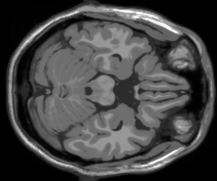
%> input picture Assignment3/Q3/data/slice_50.png, 217 x 181 px
$ octave Q3.m   (GNU Octave 9; MATLAB toolbox functions it lacks are replaced by stand-ins)
%> lines starting %> are read from the running program, lines starting %| are printed output that depends on the picture
### Assignment3/Q3/code/padding.m
function img_padded = padding(img)
    [m,n] = size(img);
    m = (255 - m)/2;
    n = (255 - n)/2;
    img_padded = padarray(img, [m,n], 0, 'both');
end

### Assignment3/Q3/code/filtered_bp.m
function img_recon = filtered_bp(img,angles)
    img = padding(img);
    R_img = radon(img, angles);
    img_recon = iradon(R_img, angles,'linear','Ram-Lak',1,255);
end

### Assignment3/Q3/code/Q3.m
x_50 = im2double(imread("..data/slice_50.png"));
%> x_50: size 181x217 double; min 0, max 1, mean 0.27
x_51 = im2double(imread("..data/slice_51.png"));
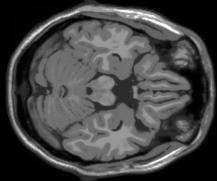
%> input picture Assignment3/Q3/data/slice_51.png, 217 x 181 px
%> x_51: size 181x217 double; min 0, max 1, mean 0.269
x_52 = im2double(imread("..data/slice_52.png"));
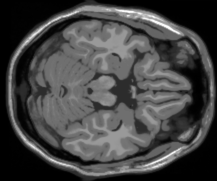
%> input picture Assignment3/Q3/data/slice_52.png, 217 x 181 px
%> x_52: size 181x217 double; min 0, max 1, mean 0.268
x_53 = im2double(imread("..data/slice_53.png"));
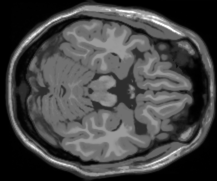
%> input picture Assignment3/Q3/data/slice_53.png, 217 x 181 px
%> x_53: size 181x217 double; min 0, max 1, mean 0.271
x_54 = im2double(imread("..data/slice_54.png"));
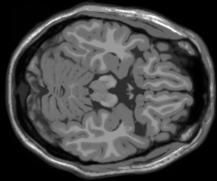
%> input picture Assignment3/Q3/data/slice_54.png, 217 x 181 px
%> x_54: size 181x217 double; min 0, max 1, mean 0.274
x_55 = im2double(imread("..data/slice_55.png"));
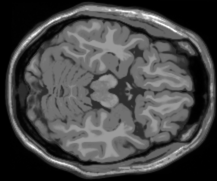
%> input picture Assignment3/Q3/data/slice_55.png, 217 x 181 px
%> x_55: size 181x217 double; min 0, max 1, mean 0.28

%%%  Q3 part a answer

angles = 180*rand(1,18);
recon_ramlak_x_50 = filtered_bp(x_50,angles);
recon_ramlak_x_51 = filtered_bp(x_51,angles);
recon_ramlak_x_52 = filtered_bp(x_52,angles);
recon_ramlak_x_53 = filtered_bp(x_53,angles);
recon_ramlak_x_54 = filtered_bp(x_54,angles);
%> in filtered_bp (call 5), `img_recon = iradon(R_img, angles,'linear','Ram-Lak',1,255);`:
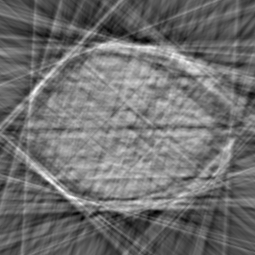
%> img_recon: size 255x255 double; min -0.704, max 1.26, mean 0.159; drawn with min black and max white
recon_ramlak_x_55 = filtered_bp(x_55,angles);

figure();
imshow(recon_ramlak_x_50);
colormap('gray');
title("Slide 50, Filtered Backprojection using Ram-Lak filter");
colorbar;

figure();
imshow(recon_ramlak_x_51);
colormap('gray');
title("Slide 51, Filtered Backprojection using Ram-Lak filter");
colorbar;

figure();
imshow(recon_ramlak_x_52);
colormap('gray');
title("Slice 52, Filtered Backprojection using Ram-Lak filter");
colorbar;

figure();
imshow(recon_ramlak_x_53);
colormap('gray');
title("Slice 53, Filtered Backprojection using Ram-Lak filter");
colorbar;

figure();
imshow(recon_ramlak_x_54);
colormap('gray');
title("Slice 54, Filtered Backprojection using Ram-Lak filter");
colorbar;

figure();
imshow(recon_ramlak_x_55);
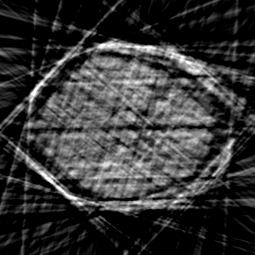
%> displayed picture: size 255x255, on the screen's scale of 0 to 255; min 0, max 255, mean 53.7
colormap('gray');
title("Slice 55, Filtered Backprojection using Ram-Lak filter");
colorbar;

%%%  Q3 part b
%%
addpath("./l1_ls_matlab");

x_50 = padding(x_50);
y_50 = radon(x_50, angles);

m = size(y_50,1);
%> m = 365
n = size(x_50,1);
%> n = 255

A = matrix_A(angles,m,n);
At = matrix_At(angles,m,n);

y_50 = y_50(:);
%> y_50 = 6570 values, max 81.64 at index 2397, min 0 at index 1, mean 29.02
m = size(y_50,1);
%> m = 6570
n = size(x_50(:),1);
%> n = 65025
%> (the run ends here)
